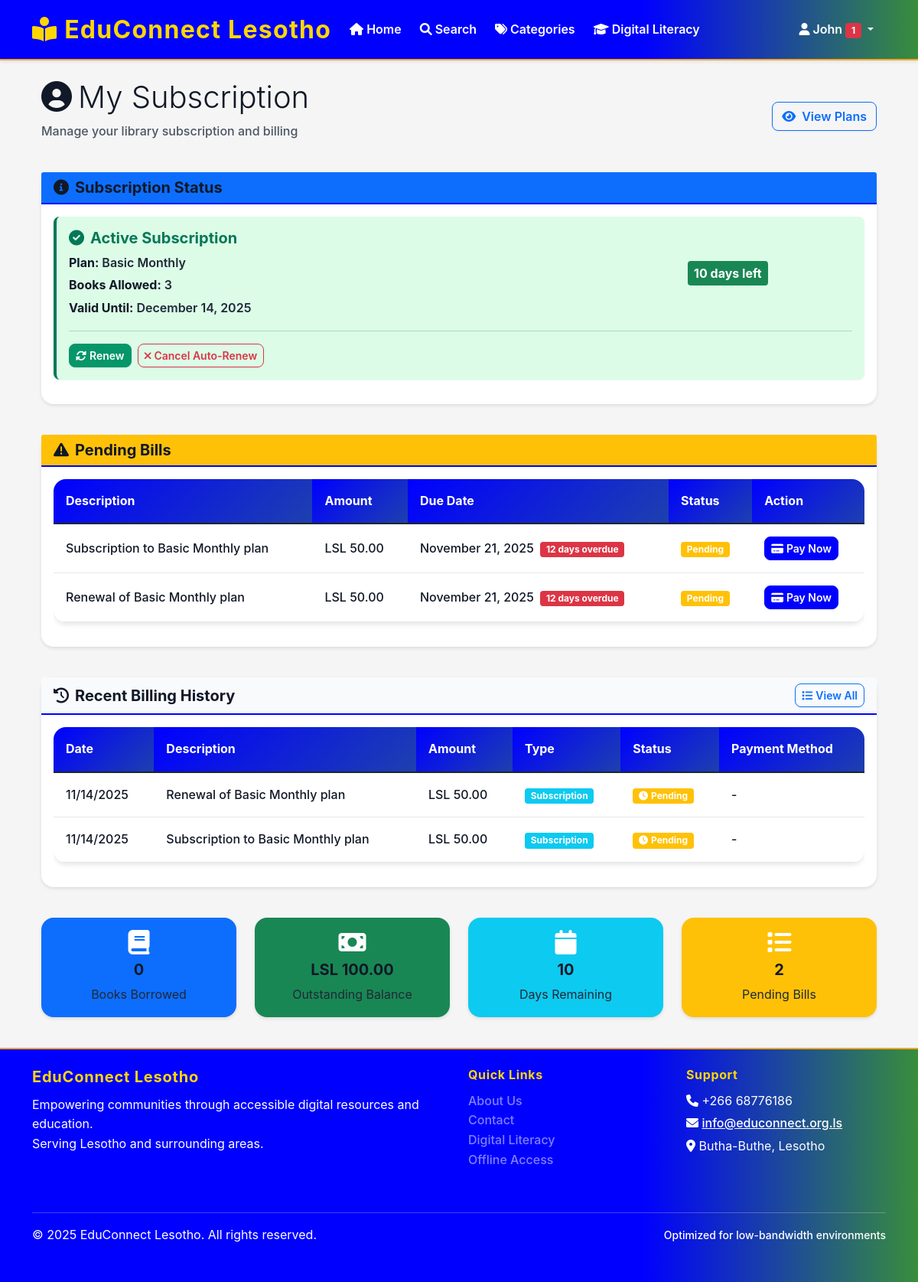
The app's page /subscription/ (signed in), older data.
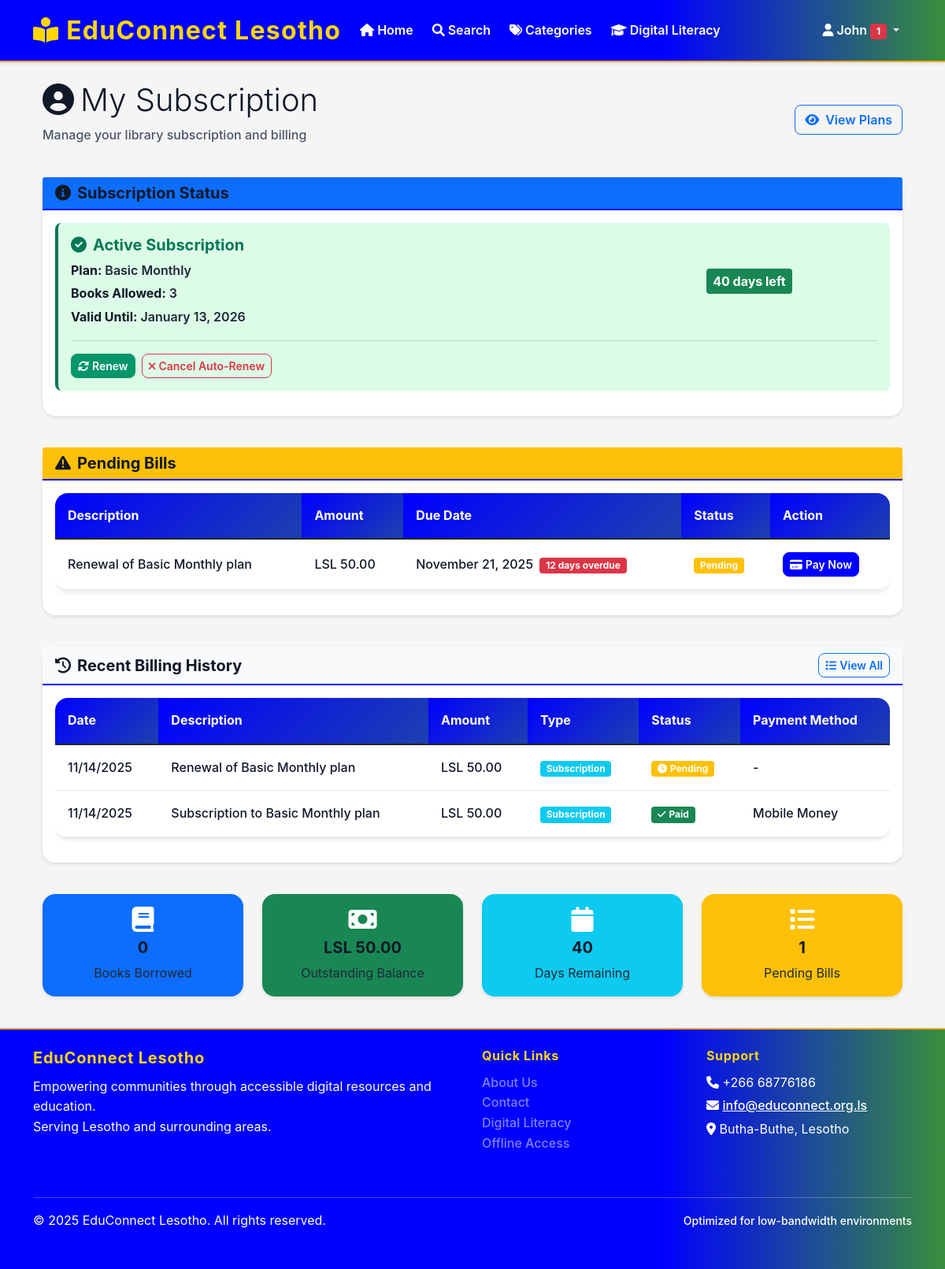
The same page, newer data.
### app/models/subscription.py (models this page shows, shortened)
class UserSubscription(db.Model):
    __tablename__ = 'user_subscriptions'
    id = db.Column(db.Integer, primary_key=True)
    user_id = db.Column(db.Integer, db.ForeignKey('users.id'), nullable=False)
    plan_id = db.Column(db.Integer, db.ForeignKey('subscription_plans.id'), nullable=False)
    start_date = db.Column(db.DateTime, nullable=False, default=datetime.utcnow)
    end_date = db.Column(db.DateTime, nullable=False)
    is_active = db.Column(db.Boolean, default=True)
    auto_renew = db.Column(db.Boolean, default=False)
    created_at = db.Column(db.DateTime, default=datetime.utcnow)
    @property
    def is_expired(self):
        return datetime.utcnow() > self.end_date
    @property
    def days_remaining(self):
        if self.is_expired:
            return 0
        return (self.end_date - datetime.utcnow()).days

class BillingRecord(db.Model):
    __tablename__ = 'billing_records'
    id = db.Column(db.Integer, primary_key=True)
    user_id = db.Column(db.Integer, db.ForeignKey('users.id'), nullable=False)
    subscription_id = db.Column(db.Integer, db.ForeignKey('user_subscriptions.id'), nullable=True)
    amount = db.Column(Numeric(10, 2), nullable=False)
    description = db.Column(db.String(500), nullable=False)
    billing_type = db.Column(db.String(50), nullable=False)  # 'subscription', 'late_fee', 'damage_fee'
    status = db.Column(db.String(20), nullable=False, default='pending')  # 'pending', 'paid', 'overdue', 'cancelled'
    due_date = db.Column(db.DateTime, nullable=False)
    paid_date = db.Column(db.DateTime)
    payment_method = db.Column(db.String(50))  # 'cash', 'card', 'mobile_money', 'bank_transfer'
    transaction_reference = db.Column(db.String(100))
    created_at = db.Column(db.DateTime, default=datetime.utcnow)
    user = db.relationship('User', backref='billing_records')
    subscription = db.relationship('UserSubscription', backref='billing_records')
    @property
    def is_overdue(self):
        return self.status == 'pending' and datetime.utcnow() > self.due_date
    @property
    def days_overdue(self):
        if not self.is_overdue:
            return 0
        return (datetime.utcnow() - self.due_date).days

### app/routes/subscription.py (the view)
@subscription_bp.route('/')
@login_required
def index():
    user_subscription = current_user.get_current_subscription()
    subscription_status = current_user.get_subscription_status()
    pending_bills = current_user.get_pending_bills()
    billing_history = BillingRecord.query.filter_by(user_id=current_user.id).order_by(BillingRecord.created_at.desc()).limit(10).all()
    return render_template('subscription/dashboard.html',
                         user_subscription=user_subscription,
                         subscription_status=subscription_status,
                         pending_bills=pending_bills,
                         billing_history=billing_history)

### app/models/user.py (called while the page is built)
    def is_admin(self):
        return self.role.role_name == 'admin'

    def is_librarian(self):
        return self.role.role_name in ['admin', 'librarian']

    def get_current_borrowings(self):
        from app.models.borrowing import BorrowingTransaction
        return self.borrowing_transactions.filter(
            BorrowingTransaction.status.in_(['borrowed', 'overdue'])
        ).all()

    def get_borrowing_count(self):
        return len(self.get_current_borrowings())

    def get_current_subscription(self):
        from app.models.subscription import UserSubscription
        return UserSubscription.query.filter_by(
            user_id=self.id,
            is_active=True
        ).filter(
            UserSubscription.end_date > datetime.utcnow()
        ).first()

    def get_pending_bills(self):
        from app.models.subscription import BillingRecord
        return BillingRecord.query.filter_by(
            user_id=self.id,
            status='pending'
        ).all()

### app/templates/subscription/dashboard.html (shortened to what the changed rows need)
{% extends "base.html" %}
{% block content %}
<div class="container mt-4">
    <div class="row">
        <div class="col-12">
            <div class="d-flex justify-content-between align-items-center mb-4">
                <div>
                    <h1 class="display-6 mb-2">
                        <i class="fas fa-user-circle me-2"></i>My Subscription
                    </h1>
                </div>
            </div>
        </div>
    </div>
    <div class="row mb-4">
        <div class="col-12">
            <div class="card">
                <div class="card-body">
                    {% if subscription_status.status == 'admin' %}
                    <div class="alert alert-success">
                        <div class="d-flex align-items-center">
                            <i class="fas fa-crown fa-2x me-3"></i>
                            <div>
                    <h5 class="card-title">Subscription Status: <span class="badge bg-{{ 'success' if user_subscription and user_subscription.status == 'active' else ('warning' if user_subscription and user_subscription.status == 'pending' else 'danger') }}">{{ user_subscription.status.title() if user_subscription else 'None' }}</span></h5>
                    <p class="card-text">Plan: <strong>{{ user_subscription.plan.name }}</strong></p>
                    <p class="card-text">Valid Until: <strong>{{ user_subscription.end_date.strftime('%B %d, %Y') }}</strong></p>
                    <p class="card-text">Max Books: <strong>{{ user_subscription.plan.max_books }}</strong></p>
                    {% if user_subscription.status == 'active' %}
                    <p class="card-text text-success">You can borrow up to <strong>{{ user_subscription.plan.max_books }}</strong> books.</p>
                    {% elif user_subscription.status == 'pending' %}
                    <p class="card-text text-warning">Your subscription is pending approval. Borrowing is restricted.</p>
                    {% elif user_subscription.status == 'declined' %}
                    <p class="card-text text-danger">Your subscription was declined. Please contact support.</p>
                    {% else %}
                    <p class="card-text text-secondary">No active subscription. Please subscribe to borrow books.</p>
                    {% endif %}
                        </div>
                    </div>
                    {% elif subscription_status.status == 'active' %}
                    <div class="alert alert-success">
                        <div class="row align-items-center">
                            <div class="col-md-8">
                                <h5 class="alert-heading mb-2">
                                    <i class="fas fa-check-circle me-2"></i>Active Subscription
                                </h5>
                                <p class="mb-1"><strong>Plan:</strong> {{ subscription_status.plan_name }}</p>
                                <p class="mb-1"><strong>Books Allowed:</strong> {{ subscription_status.max_books }}</p>
                                <p class="mb-0"><strong>Valid Until:</strong> {{ user_subscription.end_date.strftime('%B %d, %Y') }}</p>
                            </div>
                            <div class="col-md-4 text-center">
                                <div class="badge bg-success fs-6 p-2">
                                    {{ subscription_status.days_remaining }} days left
                                </div>
                            </div>
                        </div>
                        <hr>
                        <div class="d-flex gap-2">
                            <form method="POST" action="{{ url_for('subscription.renew_subscription') }}" class="d-inline">
                                <button type="submit" class="btn btn-success btn-sm">
                                    <i class="fas fa-sync-alt me-1"></i>Renew
                                </button>
                            </form>
                            <form method="POST" action="{{ url_for('subscription.cancel_subscription') }}" class="d-inline">
                                <button type="submit" class="btn btn-outline-danger btn-sm"
                                        onclick="return confirm('Cancel subscription? It will remain active until the end date.')">
                                    <i class="fas fa-times me-1"></i>Cancel Auto-Renew
                                </button>
                            </form>
                        </div>
                    </div>
                    {% endif %}
                </div>
            </div>
        </div>
    </div>
    {% if pending_bills %}
    <div class="row mb-4">
        <div class="col-12">
            <div class="card border-warning">
                <div class="card-body">
                    <div class="table-responsive">
                        <table class="table table-sm">
                            <thead>
                                <tr>
                                    <th>Description</th>
                                    <th>Amount</th>
                                    <th>Due Date</th>
                                    <th>Status</th>
                                    <th>Action</th>
                                </tr>
                            </thead>
                            <tbody>
                                {% for bill in pending_bills %}
                                <tr>
                                    <td>{{ bill.description }}</td>
                                    <td>LSL {{ "%.2f"|format(bill.amount) }}</td>
                                    <td>
                                        {{ bill.due_date.strftime('%B %d, %Y') }}
                                        {% if bill.is_overdue %}
                                        <span class="badge bg-danger ms-1">{{ bill.days_overdue }} days overdue</span>
                                        {% endif %}
                                    </td>
                                    <td>
                                        <span class="badge bg-warning">{{ bill.status.title() }}</span>
                                    </td>
                                    <td>
                                        <a href="{{ url_for('subscription.billing', billing_id=bill.id) }}"
                                           class="btn btn-primary btn-sm">
                                            <i class="fas fa-credit-card me-1"></i>Pay Now
                                        </a>
                                    </td>
                                </tr>
                                {% endfor %}
                            </tbody>
                        </table>
                    </div>
                </div>
            </div>
        </div>
    </div>
    {% endif %}
    <div class="row">
        <div class="col-12">
            <div class="card">
                <div class="card-body">
                    {% if billing_history %}
                    <div class="table-responsive">
                        <table class="table table-hover">
                            <thead class="table-light">
                                <tr>
                                    <th>Date</th>
                                    <th>Description</th>
                                    <th>Amount</th>
                                    <th>Type</th>
                                    <th>Status</th>
                                    <th>Payment Method</th>
                                </tr>
                            </thead>
                            <tbody>
                                {% for record in billing_history %}
                                <tr>
                                    <td>{{ record.created_at.strftime('%m/%d/%Y') }}</td>
                                    <td>{{ record.description }}</td>
                                    <td>LSL {{ "%.2f"|format(record.amount) }}</td>
                                    <td>
                                        <span class="badge bg-info">{{ record.billing_type.replace('_', ' ').title() }}</span>
                                    </td>
                                    <td>
                                        {% if record.status == 'paid' %}
                                        <span class="badge bg-success">
                                            <i class="fas fa-check me-1"></i>Paid
                                        </span>
                                        {% elif record.status == 'pending' %}
                                        <span class="badge bg-warning">
                                            <i class="fas fa-clock me-1"></i>Pending
                                        </span>
                                        {% elif record.status == 'overdue' %}
                                        <span class="badge bg-danger">
                                            <i class="fas fa-exclamation-triangle me-1"></i>Overdue
                                        </span>
                                        {% else %}
                                        <span class="badge bg-secondary">{{ record.status.title() }}</span>
                                        {% endif %}
                                    </td>
                                    <td>
                                        {{ record.payment_method.replace('_', ' ').title() if record.payment_method else '-' }}
                                    </td>
                                </tr>
                                {% endfor %}
                            </tbody>
                        </table>
                    </div>
                    {% else %}
                    <div class="text-center py-4">
                        <i class="fas fa-receipt fa-3x text-muted mb-3"></i>
                        <h5 class="text-muted">No Billing History</h5>
                        <p class="text-muted">Your billing history will appear here once you make transactions.</p>
                    </div>
                    {% endif %}
                </div>
            </div>
        </div>
    </div>
    <div class="row mt-4">
        <div class="col-md-3">
            <div class="card bg-success text-white">
                <div class="card-body text-center">
                    <i class="fas fa-money-bill fa-2x mb-2"></i>
                    <h5 class="card-title">LSL {{ "%.2f"|format(current_user.get_total_outstanding_amount()) }}</h5>
                    <p class="card-text">Outstanding Balance</p>
                </div>
            </div>
        </div>
        <div class="col-md-3">
            <div class="card bg-info text-white">
                <div class="card-body text-center">
                    <i class="fas fa-calendar fa-2x mb-2"></i>
                    <h5 class="card-title">{{ user_subscription.days_remaining if user_subscription else 0 }}</h5>
                    <p class="card-text">Days Remaining</p>
                </div>
            </div>
        </div>
        <div class="col-md-3">
            <div class="card bg-warning text-white">
                <div class="card-body text-center">
                    <i class="fas fa-list fa-2x mb-2"></i>
                    <h5 class="card-title">{{ pending_bills|length }}</h5>
                    <p class="card-text">Pending Bills</p>
                </div>
            </div>
        </div>
    </div>
</div>
{% endblock %}

Row changes from the older to the newer data that the page shows:
no longer on this page (row edited): UserSubscription: end_date "December 14, 2025", end_date "10"
no longer on one of the page's lists (row edited): BillingRecord: description "Subscription to Basic Monthly plan", amount "50.00", due_date "November 21, 2025", days_overdue "12", status "Pending"
now on this page (row unchanged): UserSubscription: end_date "January 13, 2026", end_date "40"
changed BillingRecord "Subscription to Basic Monthly plan": payment_method.replace "-" → "Mobile Money"; status "Pending" → "Paid"
Text that changed along with them:
{{ subscription_status.days_remaining }}: "10" → "40"
{{ "%.2f"|format(current_user.get_total_outstanding_amount()) }}: "100.00" → "50.00"
{{ pending_bills|length }}: "2" → "1"
